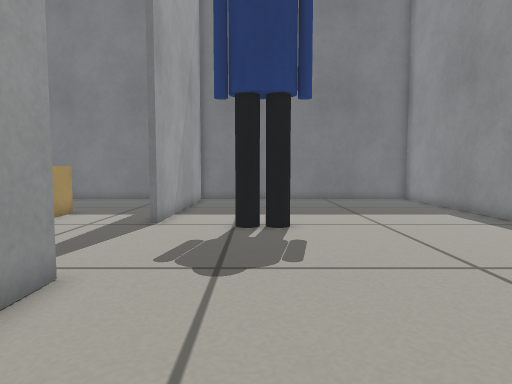
View 1 (above)

16 first-person views from a walk through a Gazebo world. The camera is 0.38 m above the floor, tilts 4° down and sees 75° across. The floor is counted in squares, 0.2 m on a side. Each view is taken from the middle of a square. On the plan, view 1 faces up. The plan holds only what a view shows up to about 17 squares ahead; the rest is blank. Some stock models are drawn as simple stand-ins.

View 2
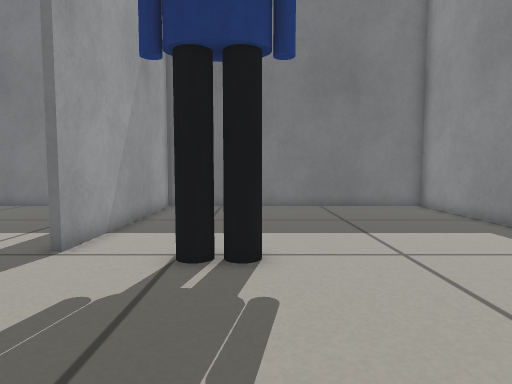

View 3
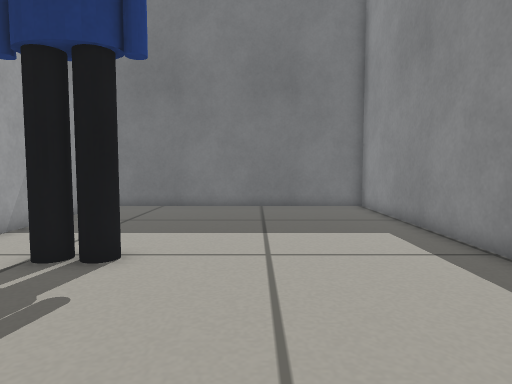

View 4
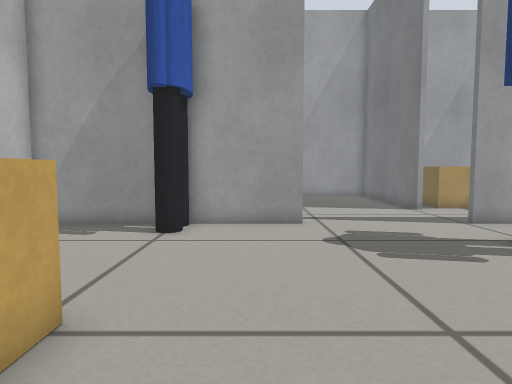

View 5
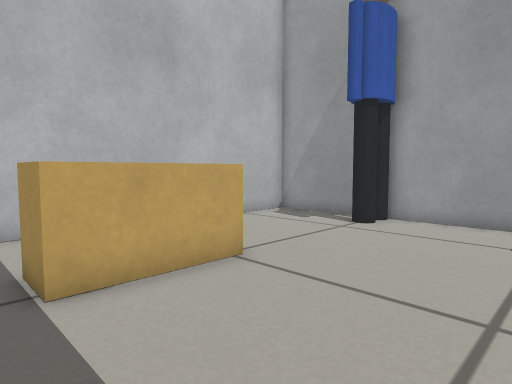

View 6
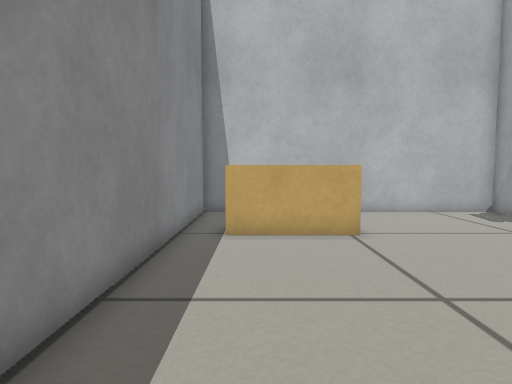

View 7
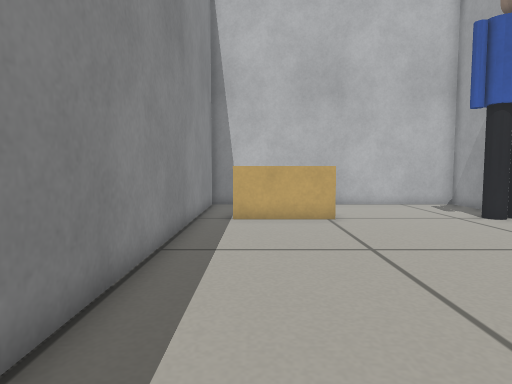

View 8
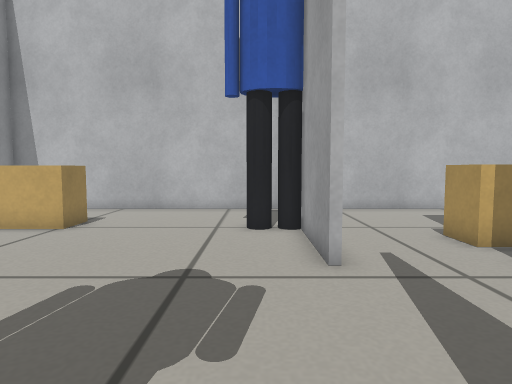

View 9
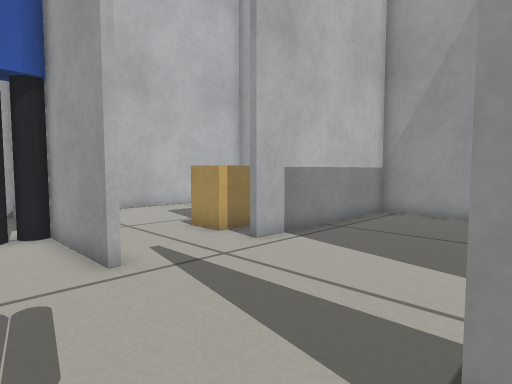

View 10
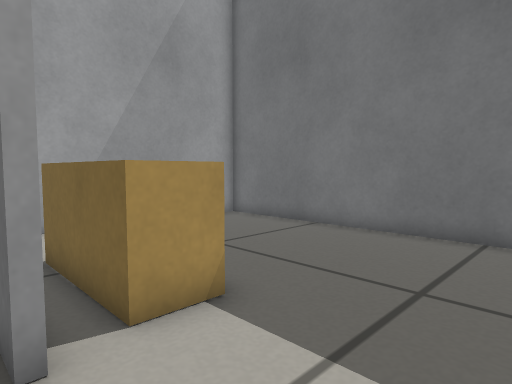

View 11
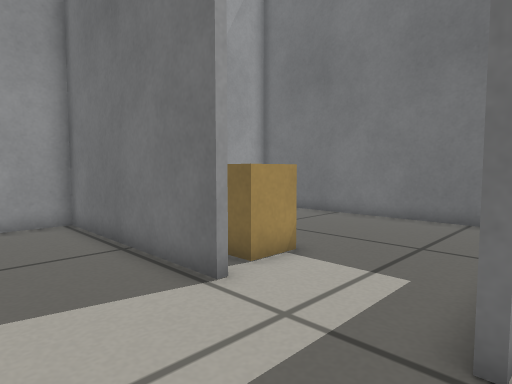

View 12
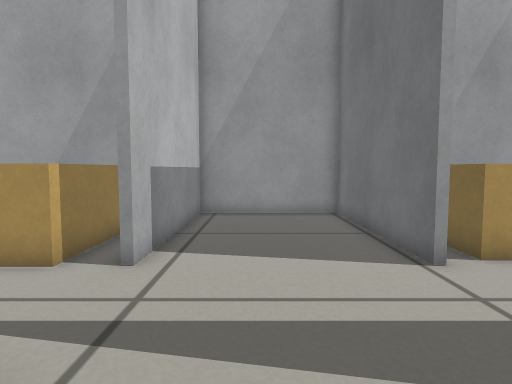

View 13
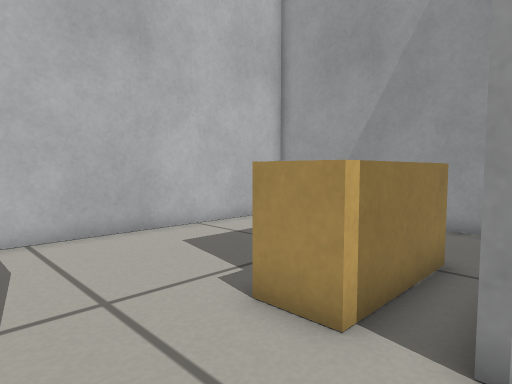

View 14
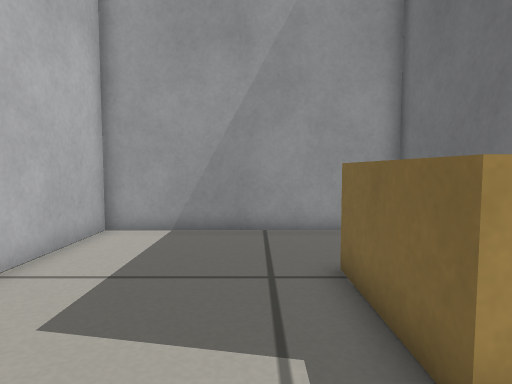

View 15
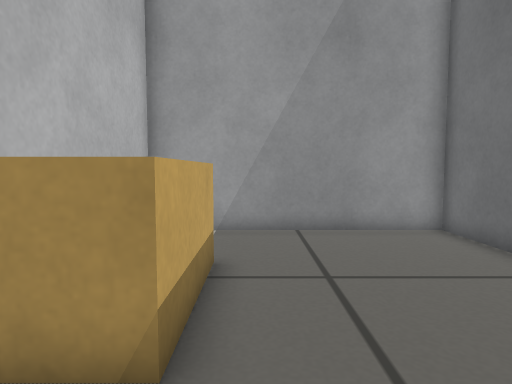

View 16
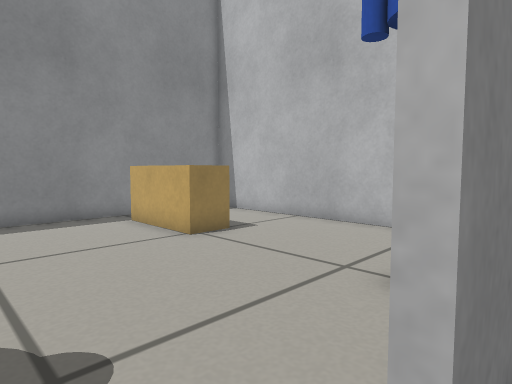

### Floor plan
Ten units are one square. View 1 is at (0, 0); x grows to the right and y downward. Boxes are objects, and circles mark ways between rooms. Rooms are numbered by the first view taken in them; rooms with no view inside come last. Other rooms are left out.
<svg viewBox="-157 -212 255 253">
<path fill="none" stroke="#000" d="M-34 -56 -34 36 93 36 93 -207 -34 -207 -34 -114M40 -1 40 -16 79 -16 79 -1M-74 -115 -152 -115 -152 -56 -74 -56M-78 -142 -78 -127 -116 -127M-106 -54 -152 -54 -152 36 -51 36M-37 -40 -37 -56M-74 -41 -74 -26 -112 -26M-51 -207 -152 -207 -152 -117 -92 -117M-118 -142 -78 -142"/>
<rect x="-35" y="-25" width="20" height="20" fill="#bbb"><title>person</title></rect>
<rect x="-5" y="-115" width="20" height="10" fill="#bbb"><title>person</title></rect>
<circle cx="-40" cy="-85" r="3" fill="#2a7"/>
<circle cx="-60" cy="-50" r="3" fill="#2a7"/>
<circle cx="-60" cy="-140" r="3" fill="#2a7"/>
<text x="30" y="-90">1</text>
<text x="-90" y="-90">2</text>
<text x="-90" y="0">3</text>
<text x="-100" y="-170">4</text>
</svg>
Room 1 opens to room 2. Room 2 opens to room 3. Room 2 opens to room 4.

Where each view was taken, in squares from view 1:
view 1: 0 up, 0 right, facing up
view 2: 4 up, 1 right, facing up
view 3: 4 up, 4 right, facing up
view 4: 4 up, 8 right, facing left
view 5: 7 up, 9 right, facing down-left
view 6: 11 up, 7 right, facing down
view 7: 14 up, 7 right, facing down
view 8: 12 up, 2 left, facing down
view 9: 12 up, 1 left, facing down-left
view 10: 11 up, 4 left, facing up-left
view 11: 8 up, 3 left, facing up-left
view 12: 8 up, 1 left, facing left
view 13: 6 up, 4 left, facing down-left
view 14: 1 up, 5 left, facing left
view 15: 15 up, 5 left, facing left
view 16: 7 up, 4 left, facing down-right
